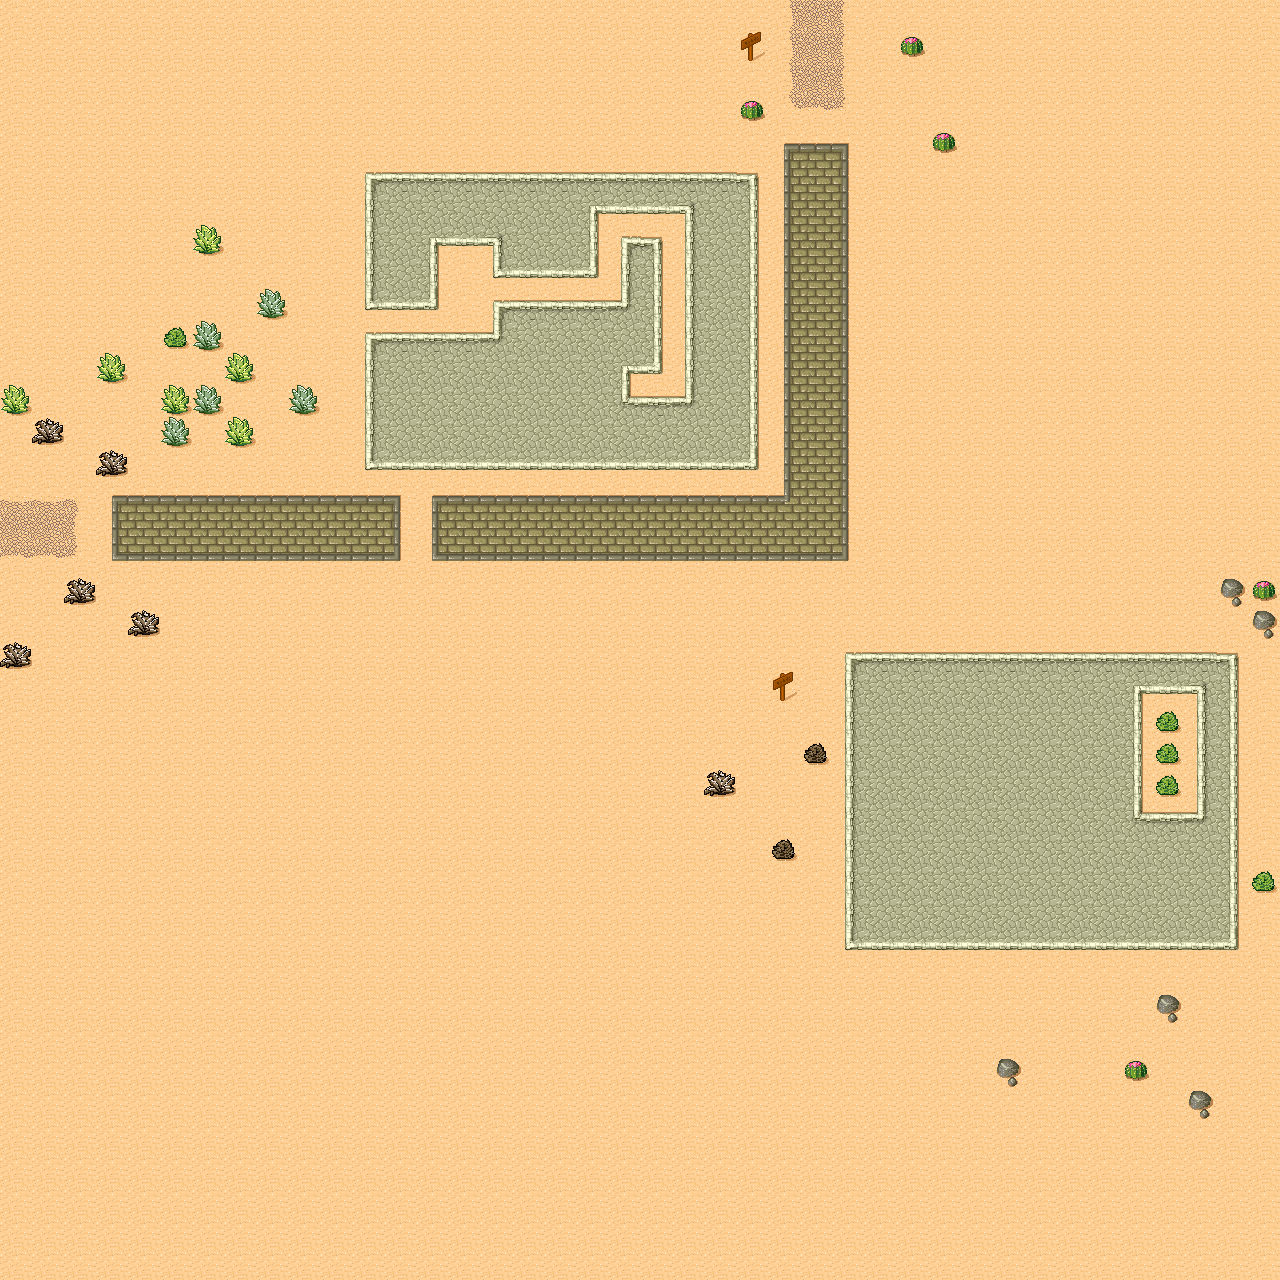

This is a level from a 2D game, rendered from its Tiled map with the project's own tilesets. A one-line summary and the map file follow, with tile-layer data summarised:
An orthogonal 40x40 tile map with 32x32 px tiles, 1 tile layer (Ground) and 3 objects (3x resource).

<map version="1.0" orientation="orthogonal" renderorder="right-up" width="40" height="40" tilewidth="32" tileheight="32" nextobjectid="11">
 <tileset firstgid="1" source="desert.tsx" />
 <layer name="Ground" width="40" height="40">
  <data>[1600 cells, 1600 non-empty, 40 distinct tile ids]</data>
 </layer>
 <objectgroup name="GameObjects">
  <object id="6" name="Resource1" type="resource" x="243.272" y="34.625" width="1.95455" height="2.35227" />
  <object id="9" name="Resource1" type="resource" x="219.5" y="33.1364" width="3.5" height="4.25" />
  <object id="10" name="Resource1" type="resource" x="194.057" y="33.8523" width="3.625" height="2.875" />
 </objectgroup>
</map>
